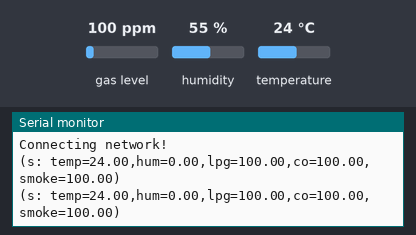
Simulated run of this sketch. Board: ESP8266 (NodeMCU). Shown: the last lines printed to the serial monitor. The inputs (shaded band) are chosen by the test bench; at power-on: gas level 100 ppm, temperature 24 °C, humidity 55 %. WiFi joins after 1.5 s; servers stay silent unless stated; not simulated (calls return 0 or success): secrets.h.

Above: at 8.2 s.
8.3 s: gas level set to 20 ppm
At 8.8 s:
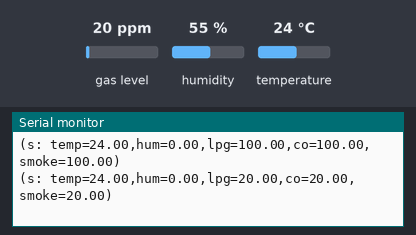
9.8 s: temperature set to 12 °C
At 10.5 s:
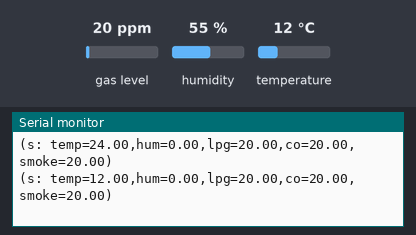
11.3 s: gas level set to 250 ppm
At 11.3 s:
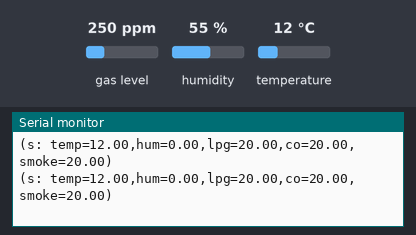
12.8 s: temperature set to 19 °C
At 13.3 s:
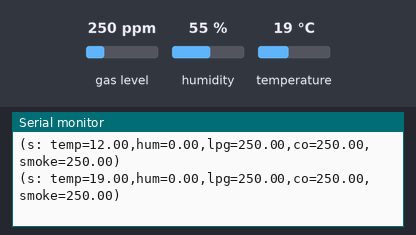
Timing chart, 0 to 15.3 s (numbered marks = the images above; inputs shaded):
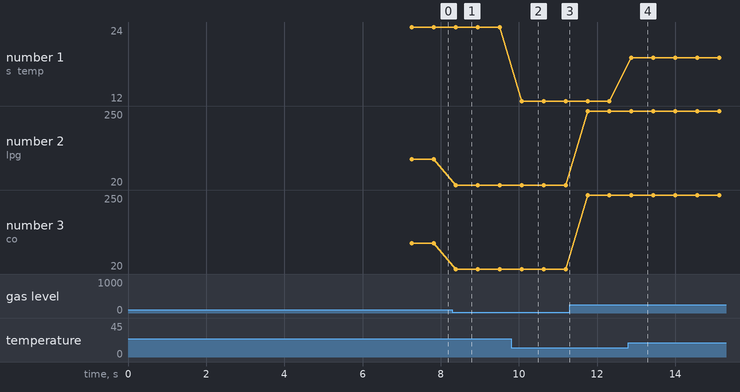

The sketch:

code.ino
```cpp
#include <ArduinoWebsockets.h>
#include <ESP8266WiFi.h>
#include <stdio.h>
#include "secrets.h"
#include <SHT3x.h>
#include <MQ2.h>

// Network settings
const char* ssid = SSID; // Your wifi name like "myWifiNetwork"
const char* password = PASSWORD; // Your password to the wifi network like "password123"
const char* websocket_server_host = "192.168.0.150"; // The webservers IP address
const uint16_t websocket_server_port = 8012; // The port which is used to identify this device

// Sensor settings
int mq2pin = A0;
float lpg, co, smoke;
SHT3x TempHumSensor;
MQ2 mq2(mq2pin);

using namespace websockets;
WebsocketsClient client;

void setup()
{
  WiFi.begin(ssid, password);
  Serial.begin(115200);

  while (WiFi.status() != WL_CONNECTED) { Serial.println("Connecting network!"); delay(500); }

  delay(5000);
  TempHumSensor.Begin();
  mq2.begin();
}

void loop()
{
  while(!client.connect(websocket_server_host, websocket_server_port, "/")) { Serial.println("Connecting client!"); delay(500); }

  TempHumSensor.UpdateData();
  float lpg = mq2.readLPG();
  float co = mq2.readCO();
  float smoke = mq2.readSmoke();
  float hum = TempHumSensor.GetRelHumidity();
  float temp = TempHumSensor.GetTemperature();

  String output = "(s: temp=" + String(temp, 2) +
    ",hum=" + String(hum, 2) +
    ",lpg="+ String(lpg, 2) +
    ",co="+ String(co, 2) +
    ",smoke="+ String(smoke, 2) + ")";

  Serial.println(output);

  client.send(output);

  delay(300);
}
```

Measured:
- after the input at 8.3 s, the serial monitor: prints a new line after 0.09 s (image 1)
- after the input at 9.8 s, the serial monitor: prints a new line after 0.27 s (image 2)
- after the input at 12.8 s, the serial monitor: prints a new line after 0.08 s (image 4)
- plotted number 1: 24 → 12 after the input at 9.8 s, 12 → 19 after the input at 12.8 s
- plotted number 2: 100 → 20 after the input at 8.3 s, 20 → 250 after the input at 11.3 s
- plotted number 3: 100 → 20 after the input at 8.3 s, 20 → 250 after the input at 11.3 s
